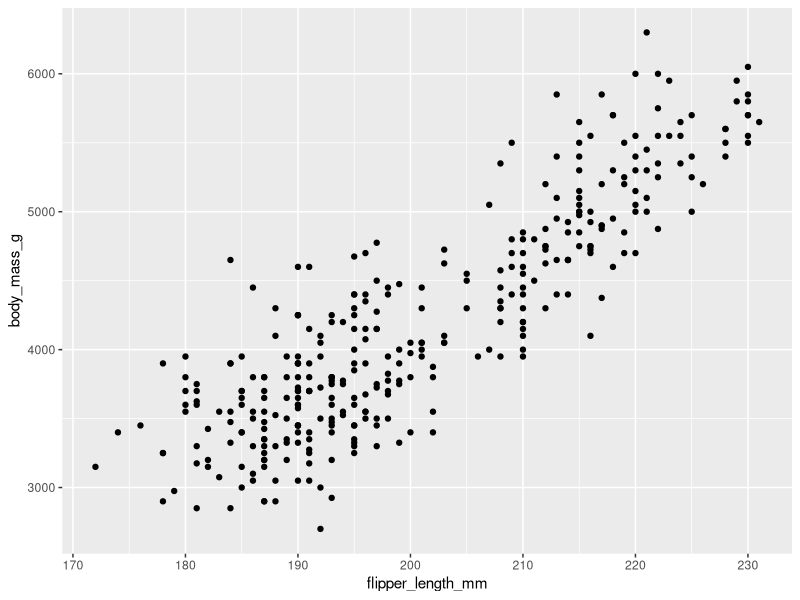
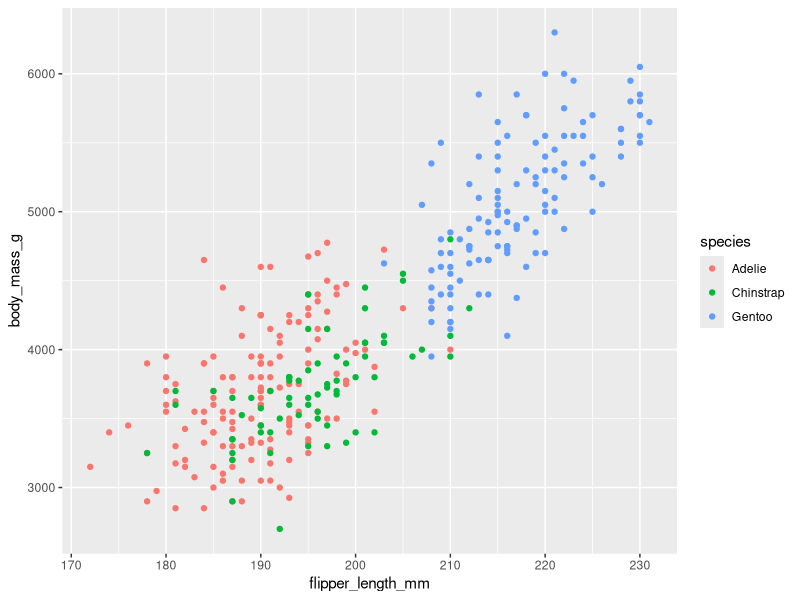
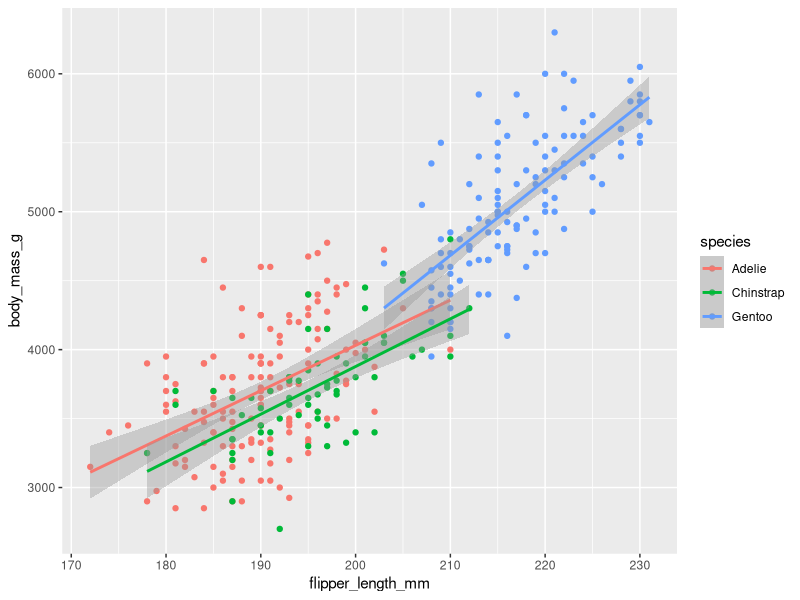
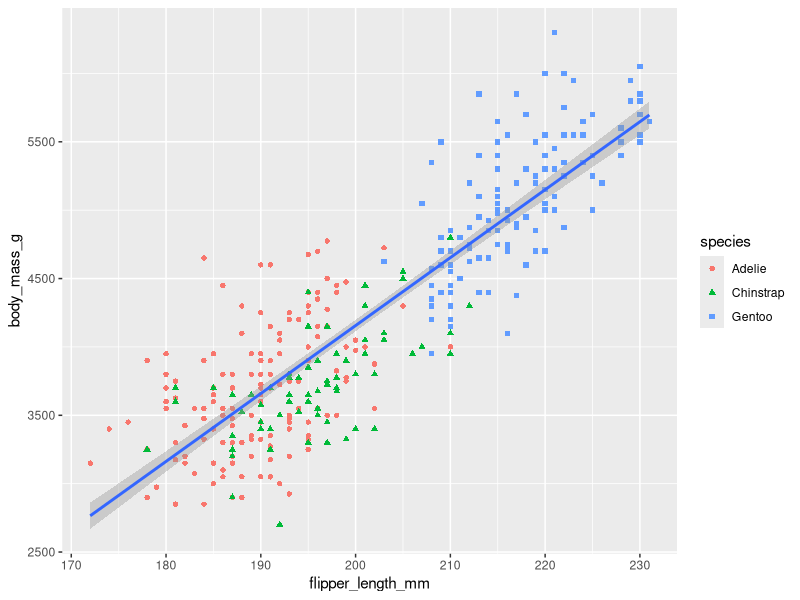
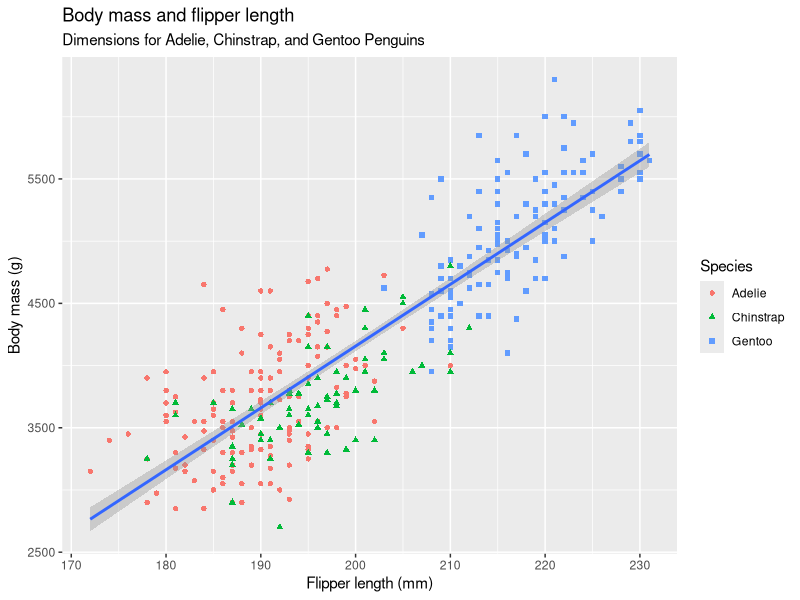
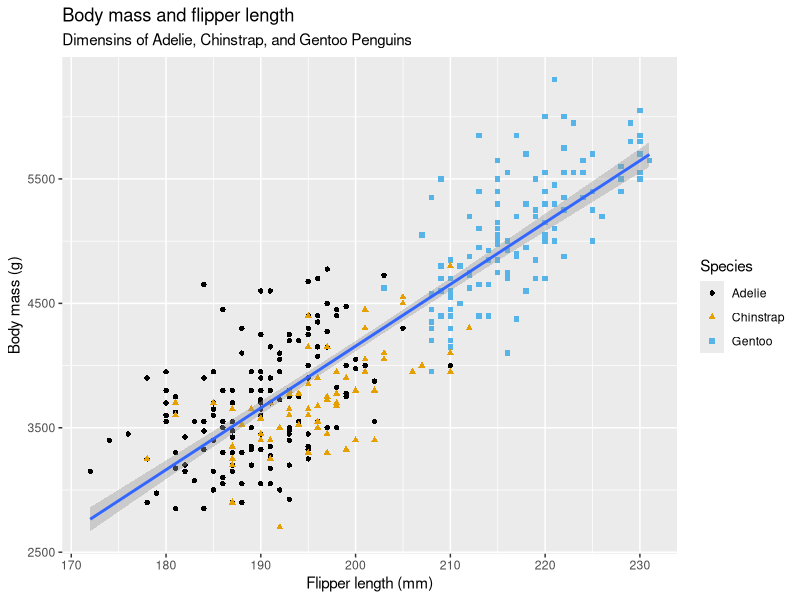
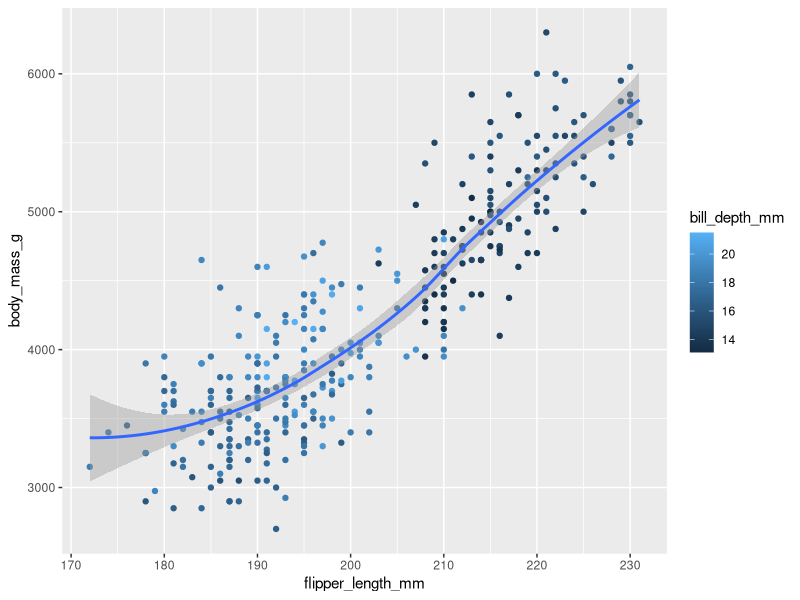
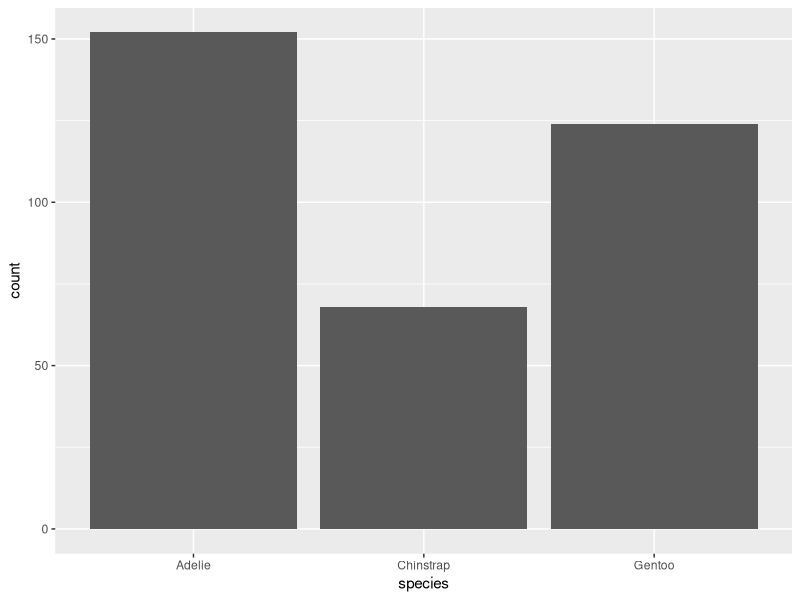

Here is the R script that generated these plots, in order:
## ---- chunk 1
knitr::opts_chunk$set(echo = TRUE)
## ---- chunk 2
library(tidyverse)
library(palmerpenguins)
library(ggthemes)
## ---- chunk 3
penguins
## ---- chunk 4
glimpse(penguins)
## ---- chunk 5
ggplot(
  data = penguins,
  mapping = aes(x = flipper_length_mm, y = body_mass_g)
) +
  geom_point()
## ---- chunk 6
ggplot(
  data = penguins,
  mapping = aes(
    x = flipper_length_mm,
    y = body_mass_g,
    color = species
  )
) +
  geom_point()
## ---- chunk 7
ggplot(
  data = penguins,
  mapping = aes(
    x = flipper_length_mm,
    y = body_mass_g,
    color = species
  ) 
) +
  geom_point() +
  geom_smooth(method = "lm")
## ---- chunk 8
ggplot(
  data = penguins,
  mapping = aes(
    x = flipper_length_mm,
    y = body_mass_g
  )
) +
  geom_point(mapping = aes(
    color = species,
    shape = species
  )) +
  geom_smooth(method = "lm")
## ---- chunk 9
ggplot(
  data = penguins,
  mapping = aes(
    x = flipper_length_mm,
    y = body_mass_g
  )
) +
  geom_point(mapping = aes(
    color = species,
    shape = species
  )) +
  geom_smooth(method = "lm") +
  labs(
    title = "Body mass and flipper length",
    subtitle = "Dimensions for Adelie, Chinstrap, and Gentoo Penguins",
    x = "Flipper length (mm)",
    y = "Body mass (g)",
    color = "Species",
    shape = "Species"
  )
## ---- chunk 10
ggplot(
  data = penguins,
  mapping = aes(
    x = flipper_length_mm,
    y = body_mass_g
  )
) +
  geom_point(mapping = aes(
    color = species,
    shape = species
  )) +
  geom_smooth(method = "lm") +
  labs(
    title = "Body mass and flipper length",
    subtitle = "Dimensins of Adelie, Chinstrap, and Gentoo Penguins",
    x = "Flipper length (mm)",
    y = "Body mass (g)",
    color = "Species",
    shape = "Species"
  ) +
  scale_color_colorblind()
## ---- chunk 11
ggplot(
  data = penguins,
  mapping = aes(
    x = flipper_length_mm,
    y = body_mass_g
  )
) +
  geom_point(mapping = aes(
    color = bill_depth_mm
  )) +
  geom_smooth()
## ---- chunk 12
ggplot(penguins, aes(x = species)) +
  geom_bar()
## ---- chunk 13
ggplot(penguins, aes(x = fct_infreq(species))) +
  geom_bar()
## ---- chunk 14
ggplot(penguins, aes(x = body_mass_g)) +
  geom_histogram(binwidth = 200)
## ---- chunk 15
ggplot(penguins, aes(x = body_mass_g)) +
  geom_density()
## ---- chunk 16
ggplot(penguins, aes(x = species, y = body_mass_g)) +
  geom_boxplot()
## ---- chunk 17
ggplot(penguins, aes(
  x = body_mass_g,
  color = species
)) +
  geom_density(linewidth = 0.75)
## ---- chunk 18
ggplot(penguins, aes(
  x = body_mass_g,
  color = species,
  fill = species
)) +
  geom_density(alpha = 0.5)
## ---- chunk 19
ggplot(penguins, aes(
  x = island,
  fill = species
)) +
  geom_bar()
## ---- chunk 20
ggplot(penguins, aes(
  x = island,
  fill = species
)) +
  geom_bar(position = "fill")
## ---- chunk 21
ggplot(
  penguins,
  aes(
    x = flipper_length_mm,
    y = body_mass_g
  )
) +
  geom_point(aes(
    color = species,
    shape =island
  ))
## ---- chunk 22
ggplot(penguins, aes(
  x = flipper_length_mm,
  y = body_mass_g
)) +
  geom_point(aes(
    color = species,
    shape = island
  )) +
  facet_wrap(~island)
## ---- chunk 23
ggplot(penguins, aes(
  x = flipper_length_mm,
  y = body_mass_g
)) +
  geom_point()
ggsave(filename = "penguin-plot.png")
